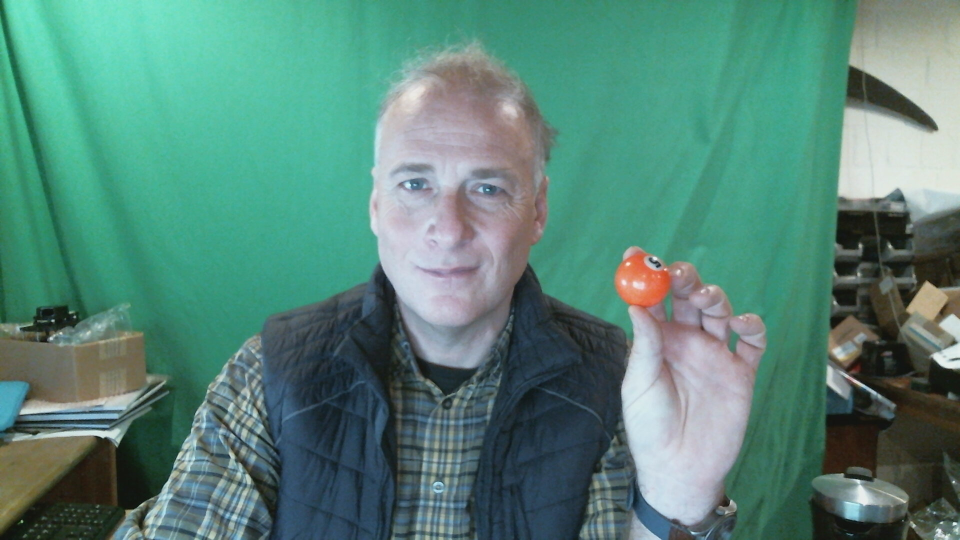
#> input picture SRO_OpenCV/Prof_mit_Kugel.jpeg, 1920 x 1080 px (shown at 1/2 size)
$ python color_picker.py -i Prof_mit_Kugel.jpeg
#> lines starting #> are read from the running program, lines starting #| are printed output that depends on the picture; after the words box and inside, x2 and y2 are one past the last pixel; in counts of white or black regions, pixels touching at a corner belong together
# https://github.com/jonathanfoster/ball-tracking
# Farben finden
# !!!!!! Nur Aufruf aus der Konsole möglich !!!!
# cd C:\mySciebo\_SRO\UR_Programme_Python\SRO_OpenCV>
# >python color_picker.py -i Prof_mit_Kugel.jpeg
import argparse
import cv2
import imutils
import numpy as np

colors = []
lower = np.array([0, 0, 0])
upper = np.array([0, 0, 0])

def on_mouse_click(event, x, y, flags, image):
    if event == cv2.EVENT_LBUTTONUP:
        colors.append(image[y,x].tolist())

def on_trackbar_change(position):
    return

# Parse command line arguments
parser = argparse.ArgumentParser()
parser.add_argument("-i", "--image", required=True, help="path to the image file")
parser.add_argument("-l", "--lower", help="HSV lower bounds")
parser.add_argument("-u", "--upper", help="HSV upper bounds")
args = vars(parser.parse_args())

# Parse lower and upper bounds arguments (--lower "1, 2, 3" --upper "4, 5, 6")
if args["lower"] and args["upper"]:
  lower = np.fromstring(args["lower"], sep=",")
  upper = np.fromstring(args["upper"], sep=",")

# Load image, resize to 600 width, and convert color to HSV
image = cv2.imread(args[r"image"])
#> image is the input picture: shape (1080, 1920, 3); mean B, G, R 120.5, 133, 86.4
image = imutils.resize(image, width=600)
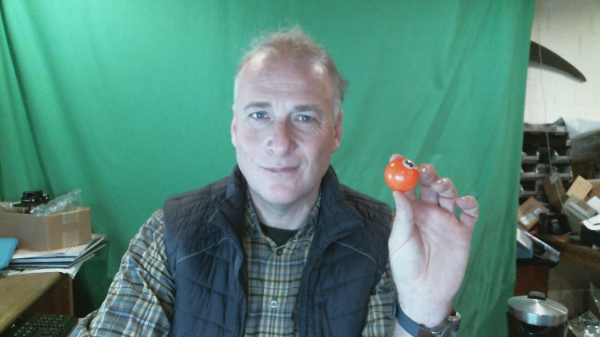
#> image: shape (337, 600, 3); mean B, G, R 120.5, 133, 86.4
hsv = cv2.cvtColor(image, cv2.COLOR_BGR2HSV)
#> hsv: shape (337, 600, 3); mean H, S, V 81, 101.2, 137.5

# Create window
cv2.namedWindow('image')

# Set mouse callback to capture HSV value on click
cv2.setMouseCallback("image", on_mouse_click, hsv)
cv2.createTrackbar("Min H", "image", int(lower[0]), 255, on_trackbar_change)
#> slider 'Min H' is set to 51
cv2.createTrackbar("Min S", "image", int(lower[1]), 255, on_trackbar_change)
#> slider 'Min S' is set to 51
cv2.createTrackbar("Min V", "image", int(lower[2]), 255, on_trackbar_change)
#> slider 'Min V' is set to 51
cv2.createTrackbar("Max H", "image", int(upper[0]), 255, on_trackbar_change)
#> slider 'Max H' is set to 255
cv2.createTrackbar("Max S", "image", int(upper[1]), 255, on_trackbar_change)
#> slider 'Max S' is set to 255
cv2.createTrackbar("Max V", "image", int(upper[2]), 255, on_trackbar_change)
#> slider 'Max V' is set to 255

# Show HSV image
cv2.imshow("image", hsv)

while True:
    # Get trackbar positions and set lower/upper bounds
    lower[0] = cv2.getTrackbarPos("Min H", "image")
    lower[1] = cv2.getTrackbarPos("Min S", "image")
    lower[2] = cv2.getTrackbarPos("Min V", "image")
    upper[0] = cv2.getTrackbarPos("Max H", "image")
    upper[1] = cv2.getTrackbarPos("Max S", "image")
    upper[2] = cv2.getTrackbarPos("Max V", "image")

    # Create a range mask then erode and dilate to reduce noise
    mask = cv2.inRange(hsv, lower, upper)
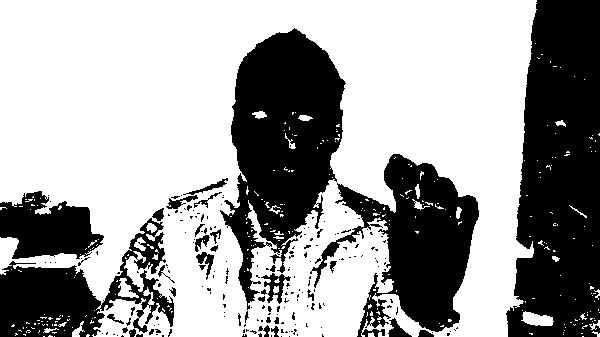
#> mask: shape (337, 600); 63.1% white; 202 black regions (164 under 20 px), largest, box (x1, y1, x2, y2) and area: (506, 0, 600, 337) 25336, (220, 28, 346, 310) 19266, (310, 154, 479, 337) 13689
    mask = cv2.erode(mask, None, iterations=2)
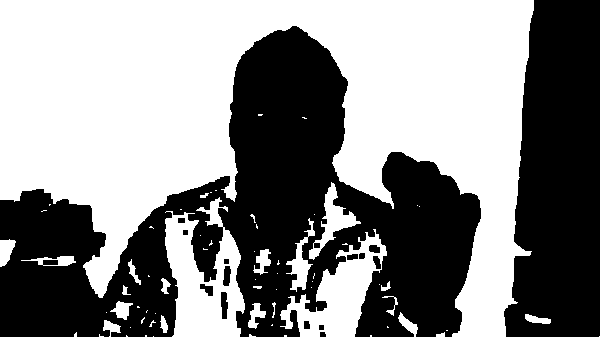
#> mask: shape (337, 600); 53.7% white; 15 black regions, largest, box (x1, y1, x2, y2) and area: (0, 26, 481, 337) 66077, (504, 0, 600, 337) 26848, (221, 292, 228, 319) 154
    mask = cv2.dilate(mask, None, iterations=2)
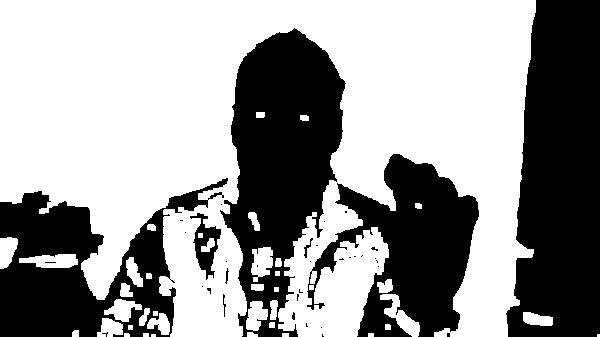
#> mask: shape (337, 600); 60% white; 36 black regions (28 under 20 px), largest, box (x1, y1, x2, y2) and area: (506, 0, 600, 337) 25834, (220, 28, 346, 337) 21903, (0, 178, 228, 337) 16425

    # Show range mask
    cv2.imshow("mask", mask)

    # Press q to exit
    if cv2.waitKey(1) & 0xFF == ord("q"):
#> (key q is pressed here)
        break

cv2.destroyAllWindows()

if not colors:
  exit

#> (the run stopped early here; a loop or call above may not have finished)

$ run again, with SRO_OpenCV/bild_von_webcam_grüneROI.jpg copied over SRO_OpenCV/Prof_mit_Kugel.jpeg
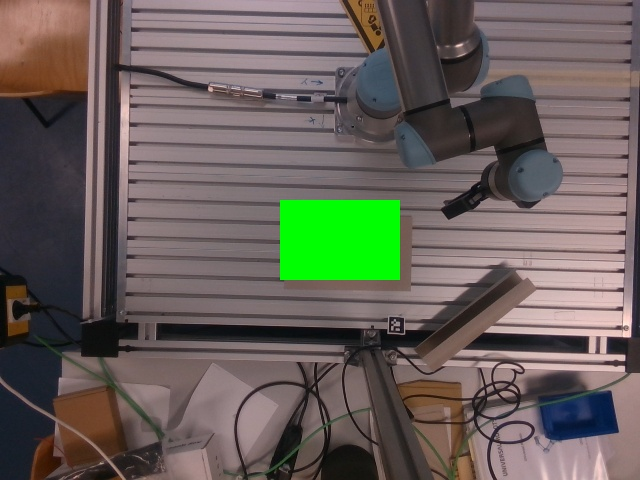
#> input picture SRO_OpenCV/bild_von_webcam_grüneROI.jpg, 640 x 480 px
#> image is the input picture: shape (480, 640, 3); mean B, G, R 89.1, 96.3, 102.2
#> image: shape (450, 600, 3)
#> hsv: shape (450, 600, 3); mean H, S, V 95.5, 55.7, 112.1
#> `mask = cv2.inRange(hsv, lower, upper)`:
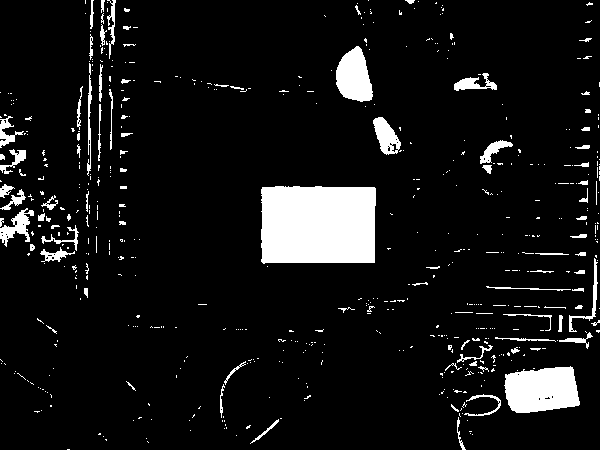
#> mask: shape (450, 600); 8.1% white; 573 white regions (483 under 20 px), largest, box (x1, y1, x2, y2) and area: (261, 186, 376, 264) 8662, (504, 366, 580, 413) 2856, (336, 46, 373, 102) 1465
#> `mask = cv2.dilate(mask, None, iterations=2)`:
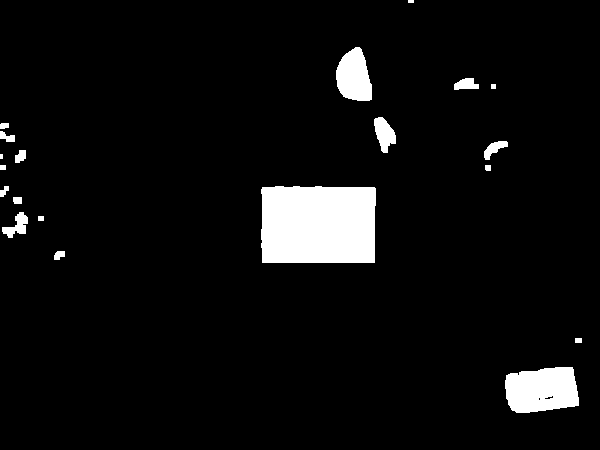
#> mask: shape (450, 600); 5.5% white; 20 white regions (2 under 20 px), largest, box (x1, y1, x2, y2) and area: (261, 186, 376, 263) 8650, (505, 367, 579, 413) 2827, (336, 47, 372, 101) 1451
